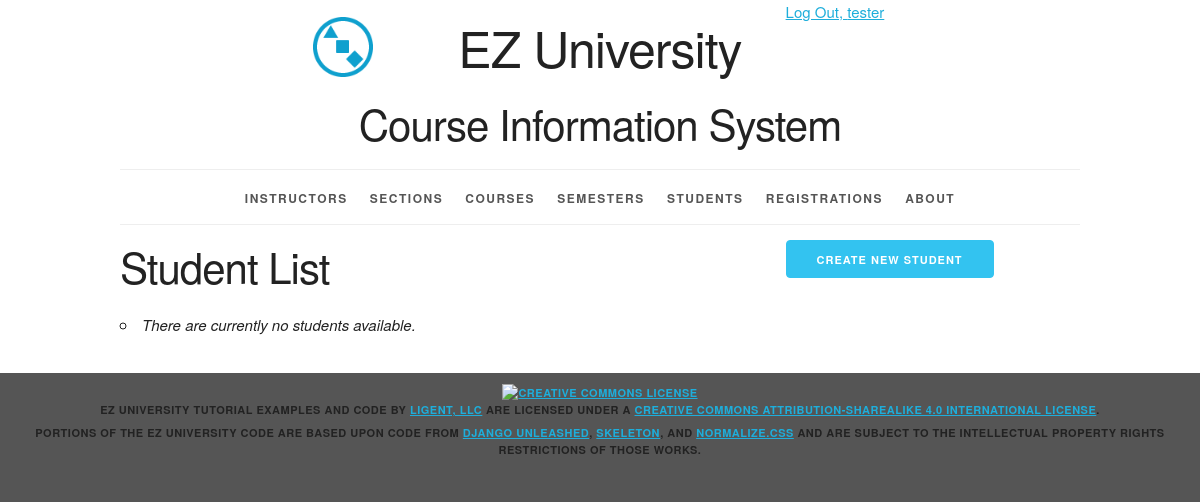
The app's page /student/ (signed in), older data.
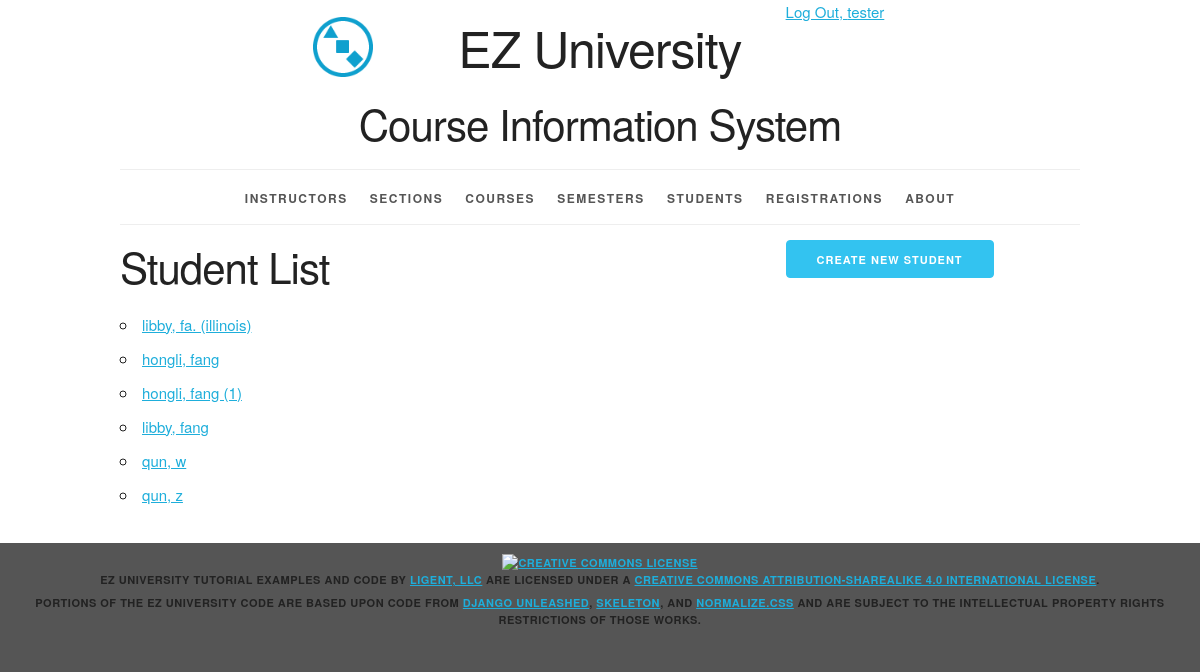
The same page, newer data.
### courseinfo/models.py (models this page shows, shortened)
class Student(models.Model):
    student_id = models.AutoField(primary_key=True)
    first_name = models.CharField(max_length=45)
    last_name = models.CharField(max_length=45)
    disambiguator = models.CharField(max_length=45, blank=True, default='')
    def __str__(self):
        result = ''
        if self.disambiguator == '':
            result = "%s, %s" % (self.first_name, self.last_name)
        else:
            result = "%s, %s (%s)" % (self.first_name, self.last_name, self.disambiguator)
        return result
    def get_absolute_url(self):
        return reverse('courseinfo_student_detail_urlpattern', kwargs={'pk':self.pk})
    class Meta:
        ordering = ['last_name', 'first_name', 'disambiguator']
        constraints = [
            UniqueConstraint(fields=['last_name', 'first_name', 'disambiguator'],
                             name='unique_student')
        ]

### courseinfo/views.py (the view)
# urls.py: path('student/', StudentList.as_view(),
class StudentList(LoginRequiredMixin, PermissionRequiredMixin, PageLinksMixin, ListView):
    model = Student
    paginate_by = 25
    permission_required = 'courseinfo.view_student'

### courseinfo/utils.py (called while the page is built)
    def first_page(self, page):
        if page.number > 1:
            return self._page_urls(1)
        return None

    def previous_page(self, page):
        if (page.has_previous()
                and page.number > 2):
            return self._page_urls(
                page.previous_page_number())
        return None

    def next_page(self, page):
        last_page = page.paginator.num_pages
        if (page.has_next()
                and page.number < last_page - 1):
            return self._page_urls(
                page.next_page_number())
        return None

    def last_page(self, page):
        last_page = page.paginator.num_pages
        if page.number < last_page:
            return self._page_urls(last_page)
        return None

### courseinfo/templates/courseinfo/student_list.html (shortened to what this page needs)
{% extends 'courseinfo/base.html' %}
{% block create_button %}
    {% if perms.courseinfo.add_student %}
    <a
        href="{% url 'courseinfo_student_create_urlpattern'  %}"
        class="button button-primary">
      Create New Student</a>
    {% endif %}
{% endblock %}
{% block org_content %}
  <h2>Student List</h2>
  <ul>
    {% for student in student_list %}
      <li>
        <a href="{{ student.get_absolute_url }}">
          {{ student }}</a>
      </li>
    {% empty %}
      <li><em>There are currently no students available.</em></li>
    {% endfor %}
  </ul>
{% endblock %}

Row changes from the older to the newer data that the page shows:
added Student: disambiguator+first_name+last_name "libby, fa. (illinois)"
added Student: disambiguator+first_name+last_name "hongli, fang"
added Student: disambiguator+first_name+last_name "hongli, fang (1)"
added Student: disambiguator+first_name+last_name "libby, fang"
added Student: disambiguator+first_name+last_name "qun, w"
added Student: disambiguator+first_name+last_name "qun, z"
Text that changed along with them:
text no longer shown: "There are currently no students available."
